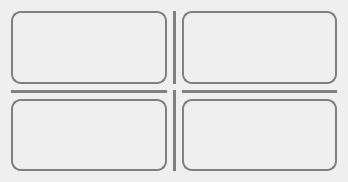
<?xml version="1.0" encoding="UTF-8"?>
<ui version="4.0">
 <class>MainHomePage</class>
 <widget class="QWidget" name="MainHomePage">
  <property name="geometry">
   <rect>
    <x>0</x>
    <y>0</y>
    <width>348</width>
    <height>182</height>
   </rect>
  </property>
  <property name="styleSheet">
   <string notr="true">QFrame {
	border: 2px solid gray;
	border-radius: 10px;
}

 QPushButton {
     border: 1px solid #8f8f91;
     border-radius: 20px;
     background-color: qlineargradient(x1: 0, y1: 0, x2: 0, y2: 1,
                                       stop: 0 #f6f7fa, stop: 1 #dadbde);
 }

QSpinBox {
	padding: 100, 60, 0, 0;
    border-width: 40, 40, 0, 0;
	min-width: 60;
	background: transparent;
	selection-background-color: transparent;
	text: black;
	selection-color: black;
	font: normal 25px;
	border: 1px solid black;
    border-radius: 30px;
}

QSpinBox::up-button {
	subcontrol-origin: border;
    subcontrol-position: top;
	margin: 10px;
	width: 40px;
	height: 40px;
    border-radius: 20px;
}

QSpinBox::up-button:pressed {
	margin: 8px;
}

QSpinBox::up-arrow {
	image: url(:/HAC/up-32.png);
}

 QSpinBox::down-button {
    subcontrol-origin: border;
    subcontrol-position: bottom;
	margin: 10px;
	width: 40px;
	height: 40px;
    border-radius: 20px;
 }

QSpinBox::down-button:pressed {
	margin: 8px;
}

QSpinBox::down-arrow {
	image: url(:/HAC/down-32.png);
}</string>
  </property>
  <layout class="QGridLayout" name="gridLayout">
   <item row="0" column="0">
    <widget class="QFrame" name="fanFrame">
     <property name="frameShape">
      <enum>QFrame::StyledPanel</enum>
     </property>
     <property name="frameShadow">
      <enum>QFrame::Raised</enum>
     </property>
    </widget>
   </item>
   <item row="0" column="1">
    <widget class="Line" name="line_2">
     <property name="orientation">
      <enum>Qt::Vertical</enum>
     </property>
    </widget>
   </item>
   <item row="0" column="2">
    <widget class="QFrame" name="heatingFrame">
     <property name="frameShape">
      <enum>QFrame::StyledPanel</enum>
     </property>
     <property name="frameShadow">
      <enum>QFrame::Raised</enum>
     </property>
    </widget>
   </item>
   <item row="1" column="0">
    <widget class="Line" name="line">
     <property name="orientation">
      <enum>Qt::Horizontal</enum>
     </property>
    </widget>
   </item>
   <item row="1" column="1" rowspan="2">
    <widget class="Line" name="line_3">
     <property name="orientation">
      <enum>Qt::Vertical</enum>
     </property>
    </widget>
   </item>
   <item row="1" column="2">
    <widget class="Line" name="line_4">
     <property name="orientation">
      <enum>Qt::Horizontal</enum>
     </property>
    </widget>
   </item>
   <item row="2" column="0">
    <widget class="QFrame" name="lightingFrame">
     <property name="frameShape">
      <enum>QFrame::StyledPanel</enum>
     </property>
     <property name="frameShadow">
      <enum>QFrame::Raised</enum>
     </property>
    </widget>
   </item>
   <item row="2" column="2">
    <widget class="QFrame" name="switchFrame">
     <property name="frameShape">
      <enum>QFrame::StyledPanel</enum>
     </property>
     <property name="frameShadow">
      <enum>QFrame::Raised</enum>
     </property>
    </widget>
   </item>
  </layout>
 </widget>
 <resources>
  <include location="../res/hac.qrc"/>
 </resources>
 <connections/>
</ui>
